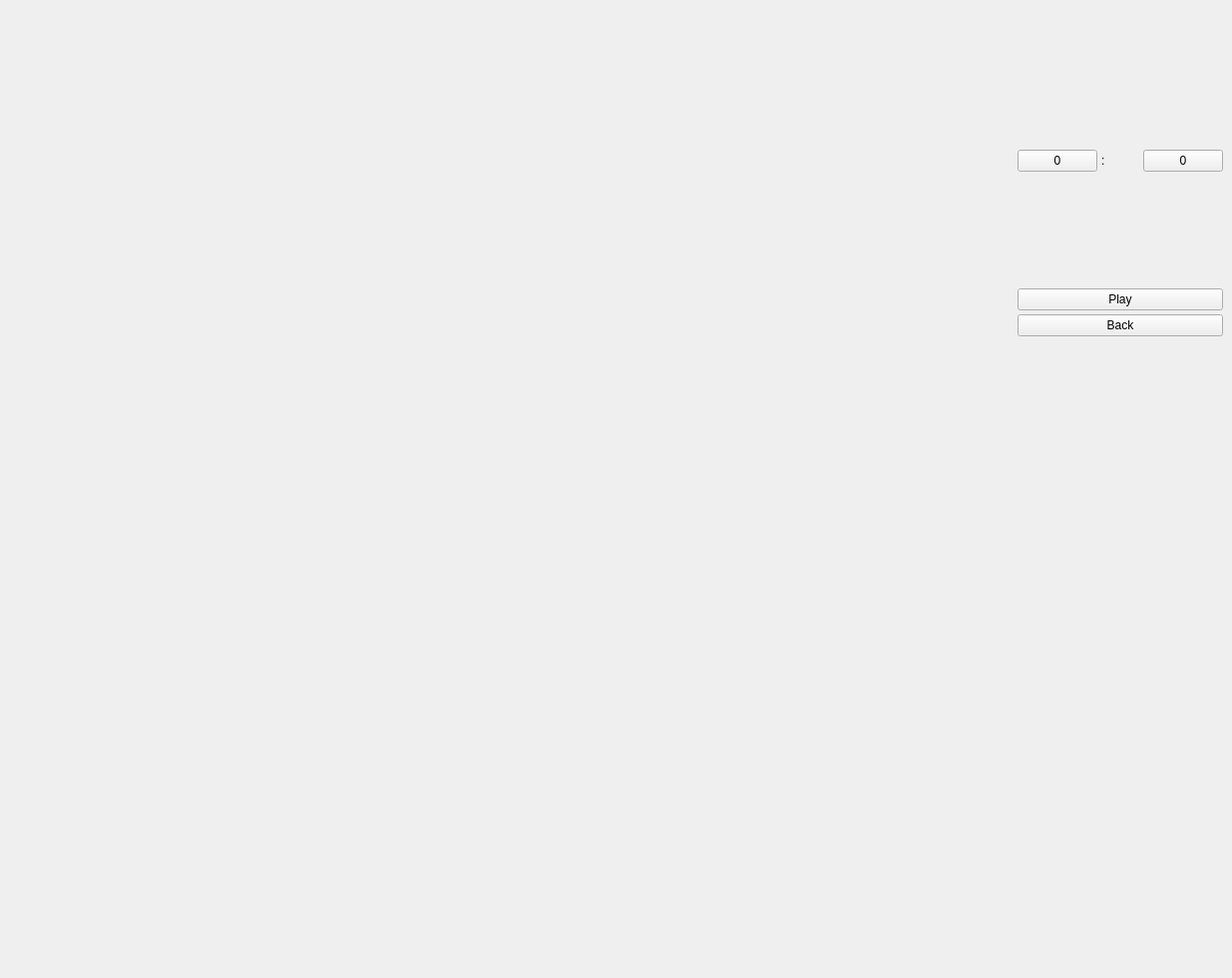
<?xml version="1.0" encoding="UTF-8"?>
<ui version="4.0">
 <class>MazeHard</class>
 <widget class="QWidget" name="MazeHard">
  <property name="geometry">
   <rect>
    <x>0</x>
    <y>0</y>
    <width>1235</width>
    <height>980</height>
   </rect>
  </property>
  <property name="sizePolicy">
   <sizepolicy hsizetype="Expanding" vsizetype="Expanding">
    <horstretch>0</horstretch>
    <verstretch>0</verstretch>
   </sizepolicy>
  </property>
  <property name="maximumSize">
   <size>
    <width>2000</width>
    <height>1677</height>
   </size>
  </property>
  <property name="windowTitle">
   <string>Form</string>
  </property>
  <widget class="QPushButton" name="man">
   <property name="geometry">
    <rect>
     <x>200</x>
     <y>100</y>
     <width>30</width>
     <height>29</height>
    </rect>
   </property>
   <property name="maximumSize">
    <size>
     <width>30</width>
     <height>30</height>
    </size>
   </property>
   <property name="styleSheet">
    <string notr="true">image: url(:/matcher.png);</string>
   </property>
   <property name="text">
    <string/>
   </property>
   <property name="flat">
    <bool>true</bool>
   </property>
  </widget>
  <widget class="QPushButton" name="end">
   <property name="geometry">
    <rect>
     <x>360</x>
     <y>220</y>
     <width>30</width>
     <height>29</height>
    </rect>
   </property>
   <property name="minimumSize">
    <size>
     <width>0</width>
     <height>0</height>
    </size>
   </property>
   <property name="maximumSize">
    <size>
     <width>30</width>
     <height>30</height>
    </size>
   </property>
   <property name="styleSheet">
    <string notr="true">image: url(:/destination.png);</string>
   </property>
   <property name="text">
    <string/>
   </property>
   <property name="default">
    <bool>false</bool>
   </property>
   <property name="flat">
    <bool>true</bool>
   </property>
  </widget>
  <widget class="QWidget" name="layoutWidget">
   <property name="geometry">
    <rect>
     <x>1020</x>
     <y>150</y>
     <width>206</width>
     <height>187</height>
    </rect>
   </property>
   <layout class="QVBoxLayout" name="verticalLayout_2" stretch="0,0,0">
    <property name="spacing">
     <number>4</number>
    </property>
    <property name="sizeConstraint">
     <enum>QLayout::SetDefaultConstraint</enum>
    </property>
    <property name="topMargin">
     <number>0</number>
    </property>
    <item>
     <layout class="QHBoxLayout" name="horizontalLayout">
      <item>
       <widget class="QPushButton" name="Sec">
        <property name="focusPolicy">
         <enum>Qt::NoFocus</enum>
        </property>
        <property name="text">
         <string>0</string>
        </property>
       </widget>
      </item>
      <item>
       <widget class="QLabel" name="label">
        <property name="text">
         <string>:</string>
        </property>
       </widget>
      </item>
      <item>
       <widget class="QPushButton" name="mSec">
        <property name="focusPolicy">
         <enum>Qt::NoFocus</enum>
        </property>
        <property name="text">
         <string>0</string>
        </property>
       </widget>
      </item>
     </layout>
    </item>
    <item>
     <widget class="QLabel" name="Outcome">
      <property name="styleSheet">
       <string notr="true">color:rgb(255, 0, 0);
font: 36pt &quot;Microsoft YaHei UI&quot;;</string>
      </property>
      <property name="text">
       <string/>
      </property>
     </widget>
    </item>
    <item>
     <layout class="QVBoxLayout" name="verticalLayout">
      <item>
       <widget class="QPushButton" name="Play">
        <property name="enabled">
         <bool>true</bool>
        </property>
        <property name="focusPolicy">
         <enum>Qt::NoFocus</enum>
        </property>
        <property name="text">
         <string>Play</string>
        </property>
       </widget>
      </item>
      <item>
       <widget class="QPushButton" name="Back">
        <property name="focusPolicy">
         <enum>Qt::NoFocus</enum>
        </property>
        <property name="text">
         <string>Back</string>
        </property>
       </widget>
      </item>
     </layout>
    </item>
   </layout>
  </widget>
 </widget>
 <resources/>
 <connections/>
</ui>
